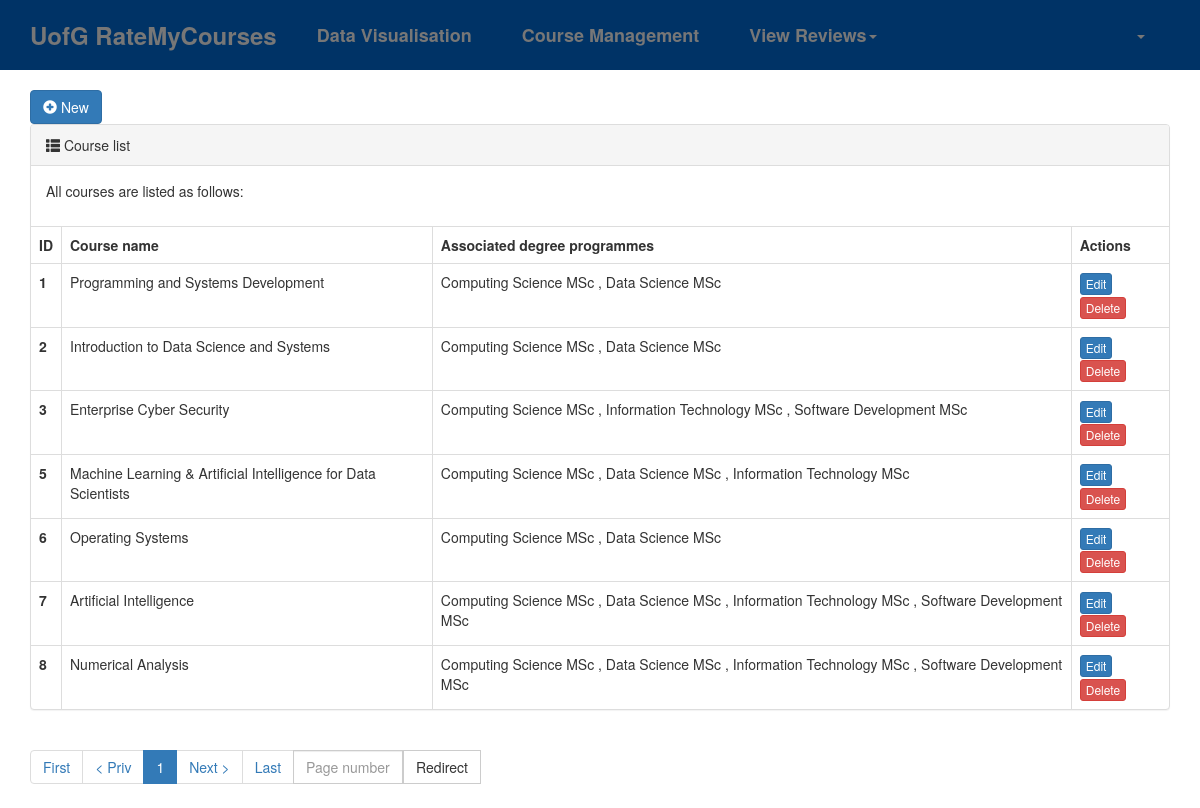
The app's page /course-management/ (signed in), older data.
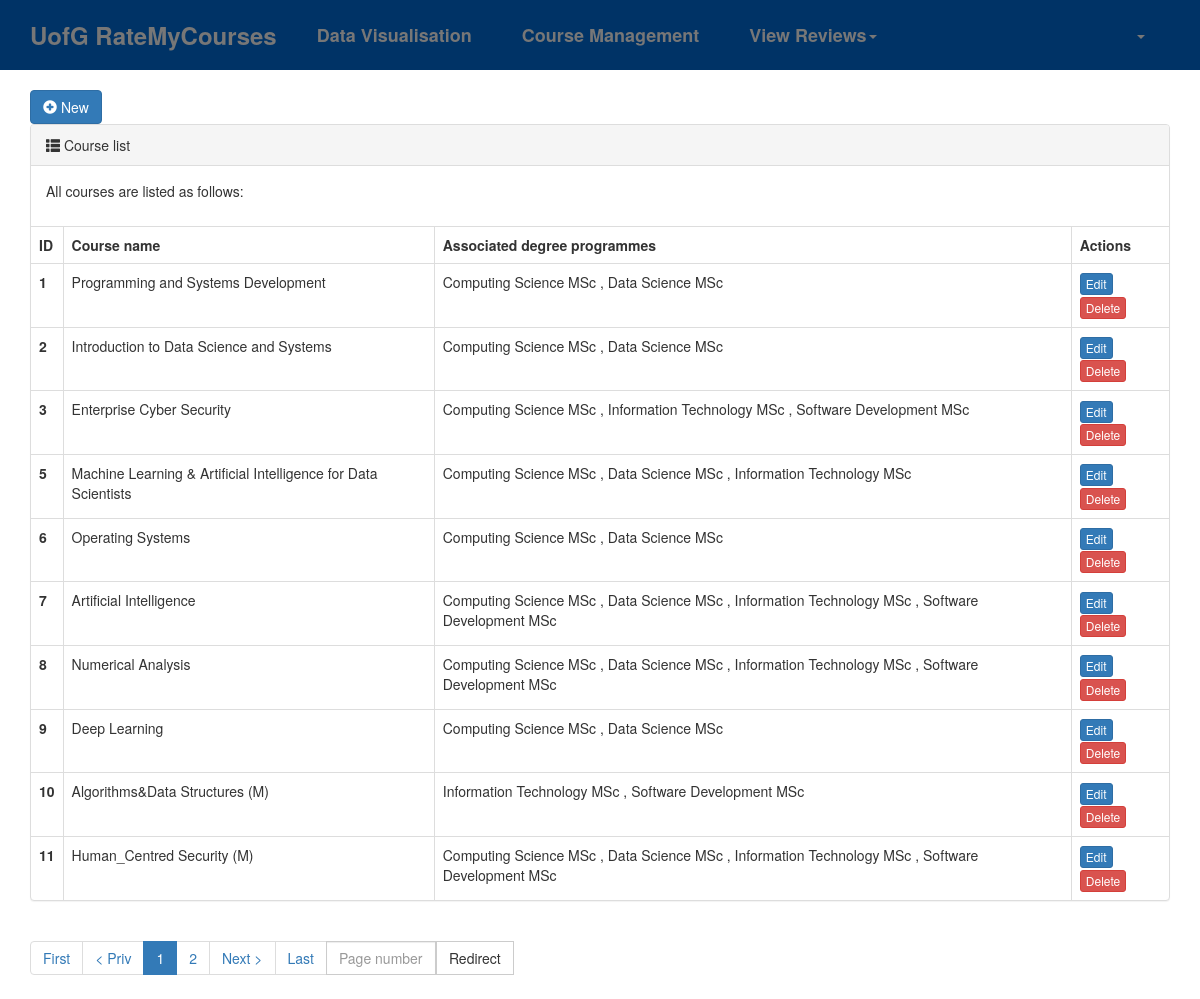
The same page, newer data.
### rmc/models.py (models this page shows, shortened)
class Course(models.Model):
    name = models.CharField(verbose_name="Name", max_length=64)
    associated_degree_programmes = models.ManyToManyField(to="DegreeProgramme", related_name="degree_programme_courses")

class DegreeProgramme(models.Model):
    name = models.CharField(verbose_name="Degree programme name", max_length=32, unique=True)
    level_choices = (
        (1, "Undergraduate"),
        (2, "Postgraduate"),
    )
    level = models.SmallIntegerField(verbose_name="Level", choices=level_choices)

### rmc/views/staff.py (the view)
# urls.py: path("course-management/", staff.course_management),
def course_management(request):
    courses = models.Course.objects.prefetch_related("associated_degree_programmes").all()
    pagination_object = Pagination(request, courses)
    contents = {
        "queryset": pagination_object.queryset_page,
        "tpl_pagination_navbar": pagination_object.tpl(),
    }
    return render(request, "course-management.html", contents)

### rmc/templates/course-management.html
{% extends "layout.html" %}
{% block content %}
    <div class="container">
        <div class="new-btn-area">
            <a class="btn btn-primary" href="/course-add/">
                <span class="glyphicon glyphicon-plus-sign" aria-hidden="true"></span>
                New
            </a>
        </div>
        <div>
            <div class="panel panel-default">
                <div class="panel-heading">
                    <span class="glyphicon glyphicon-th-list" aria-hidden="true"></span>
                    Course list
                </div>
                <div class="panel-body">
                    <p>All courses are listed as follows:</p>
                </div>
                <table class="table table-bordered">
                    <thead>
                    <tr>
                        <th>ID</th>
                        <th>Course name</th>
                        <th>Associated degree programmes</th>
                        <th>Actions</th>
                    </tr>
                    </thead>
                    <tbody>
                    {% for obj in queryset %}
                        <tr>
                            <th scope="row">{{ obj.id }}</th>
                            <td>{{ obj.name }}</td>
                            <td>
                                {% for degree_programme in obj.associated_degree_programmes.all %}
                                    {{ degree_programme.name }}
                                    {% if not forloop.last %}, {% endif %}
                                {% endfor %}
                            </td>
                            <td>
                                <a class="btn btn-primary btn-xs" href="/{{ obj.id }}/course-edit/">Edit</a>
                                <a class="btn btn-danger btn-xs"
                                   href="/{{ obj.id }}/course-delete/">Delete</a>
                            </td>
                        </tr>
                    {% endfor %}
                    </tbody>
                </table>
            </div>
        </div>
        <div class="clearfix">
            <ul class="pagination">
                {{ tpl_pagination_navbar }}
            </ul>
        </div>
    </div>
{% endblock %}

Row changes from the older to the newer data that the page shows:
added Course: id "9", name "Deep Learning", DegreeProgramme (name "Computing Science MSc"), DegreeProgramme (name "Data Science MSc")
added Course: id "10", name "Algorithms&Data Structures (M)", DegreeProgramme (name "Information Technology MSc"), DegreeProgramme (name "Software Development MSc")
added Course: id "11", name "Human_Centred Security (M)", DegreeProgramme (name "Computing Science MSc"), DegreeProgramme (name "Data Science MSc"), DegreeProgramme (name "Information Technology MSc"), DegreeProgramme (name "Software Development MSc")
Text that changed along with them:
text no longer shown: "First < Priv 1 Next > Last Redirect"
text now shown: "First < Priv 1 2 Next > Last Redirect"
